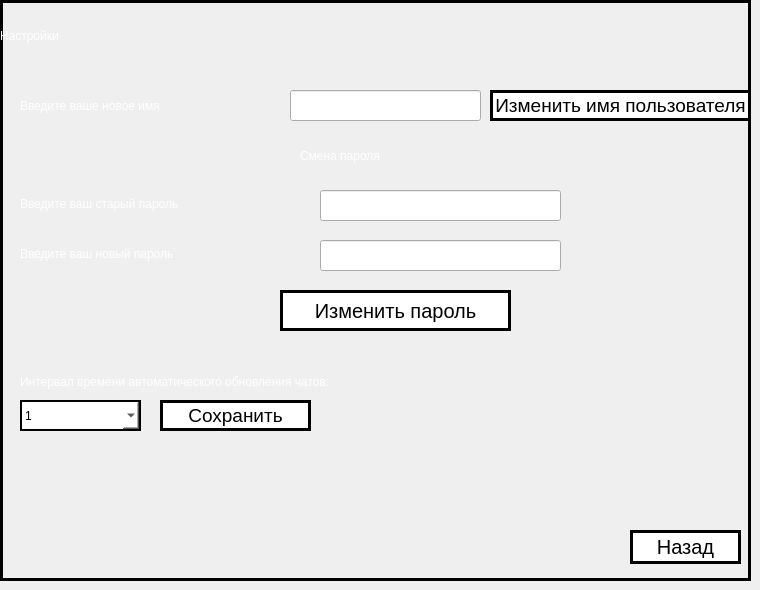
    <widget class="QWidget" name="page_7">
     <widget class="QLabel" name="label_21">
      <property name="geometry">
       <rect>
        <x>0</x>
        <y>0</y>
        <width>751</width>
        <height>581</height>
       </rect>
      </property>
      <property name="styleSheet">
       <string notr="true">background-image: url(:/img/backgroundPhotoSolarSystem_withoutSun.png);
	border: 3px solid rgb(0, 0, 0);</string>
      </property>
      <property name="text">
       <string/>
      </property>
     </widget>
     <widget class="QLabel" name="label_22">
      <property name="geometry">
       <rect>
        <x>20</x>
        <y>370</y>
        <width>721</width>
        <height>24</height>
       </rect>
      </property>
      <property name="styleSheet">
       <string notr="true">background-color: none;
color:white;
font: 14pt &quot;Simple Bold Jut Out&quot;;</string>
      </property>
      <property name="text">
       <string>Интервал времени автоматического обновления чатов:</string>
      </property>
     </widget>
     <widget class="QLineEdit" name="lineEdit_newUserPassword_onSettings">
      <property name="geometry">
       <rect>
        <x>320</x>
        <y>240</y>
        <width>241</width>
        <height>31</height>
       </rect>
      </property>
      <property name="styleSheet">
       <string notr="true">QLineEdit
{


	font: 600 13pt &quot;Segoe UI Semibold&quot;;
	background-color:none;
}</string>
      </property>
     </widget>
     <widget class="QPushButton" name="pushButton_changeUserPassword_onSettings">
      <property name="geometry">
       <rect>
        <x>280</x>
        <y>290</y>
        <width>231</width>
        <height>41</height>
       </rect>
      </property>
      <property name="styleSheet">
       <string notr="true">QPushButton{
	font-size: 20px;
	border:3px solid black;
	background-color: white;
}

QPushButton:hover
{
	background-color: rgb(222, 222, 222)
}

QPushButton:pressed
{
	background-color:rgb(151, 151, 151);
}</string>
      </property>
      <property name="text">
       <string>Изменить пароль</string>
      </property>
     </widget>
     <widget class="QLabel" name="label_23">
      <property name="geometry">
       <rect>
        <x>20</x>
        <y>90</y>
        <width>261</width>
        <height>31</height>
       </rect>
      </property>
      <property name="styleSheet">
       <string notr="true">background-color: none;
color:white;
font: 15pt &quot;Simple Bold Jut Out&quot;;</string>
      </property>
      <property name="text">
       <string>Введите ваше новое имя</string>
      </property>
     </widget>
     <widget class="QPushButton" name="pushButton_changeUserName_onMain">
      <property name="geometry">
       <rect>
        <x>490</x>
        <y>90</y>
        <width>261</width>
        <height>31</height>
       </rect>
      </property>
      <property name="styleSheet">
       <string notr="true">QPushButton{
	font-size: 19px;
	border:3px solid black;
	background-color: white;
}

QPushButton:hover
{
	background-color: rgb(222, 222, 222)
}

QPushButton:pressed
{
	background-color:rgb(151, 151, 151);
}</string>
      </property>
      <property name="text">
       <string>Изменить имя пользователя</string>
      </property>
     </widget>
     <widget class="QPushButton" name="pushButton_saveIntervalUdpate_onSettings">
      <property name="geometry">
       <rect>
        <x>160</x>
        <y>400</y>
        <width>151</width>
        <height>31</height>
       </rect>
      </property>
      <property name="styleSheet">
       <string notr="true">QPushButton{
	font-size: 19px;
	border:3px solid black;
	background-color: white;
}

QPushButton:hover
{
	background-color: rgb(222, 222, 222)
}

QPushButton:pressed
{
	background-color:rgb(151, 151, 151);
}</string>
      </property>
      <property name="text">
       <string>Сохранить</string>
      </property>
     </widget>
     <widget class="QLabel" name="label_25">
      <property name="geometry">
       <rect>
        <x>20</x>
        <y>233</y>
        <width>291</width>
        <height>41</height>
       </rect>
      </property>
      <property name="styleSheet">
       <string notr="true">background-color: none;
color:white;
font: 15pt &quot;Simple Bold Jut Out&quot;;</string>
      </property>
      <property name="text">
       <string>Введите ваш новый пароль</string>
      </property>
     </widget>
     <widget class="QComboBox" name="comboBox_intervalUdpateList_onSettings">
      <property name="geometry">
       <rect>
        <x>20</x>
        <y>400</y>
        <width>121</width>
        <height>31</height>
       </rect>
      </property>
      <property name="styleSheet">
       <string notr="true">QComboBox QAbstractItemView {
 /* color: rgb(85, 170, 255);	*/
  /*background-color: #373e4e;
  padding: 10px;
  selection-background-color: rgb(39, 44, 54);*/
border: 1px solid black;
  font: 600 16pt &quot;Yu Gothic UI Semibold&quot;;
color:white;
}
QComboBox::drop-down {
	
    subcontrol-origin: padding;
    width: 28px;
	margin: 5px;

	subcontrol-position:right;
    border-left-color: darkgray;
    border-left-style: solid; /* just a single line */
    border-top-right-radius: 3px; /* same radius as the QComboBox */
    border-bottom-right-radius: 3px;
	image: url(:/img/arrowComboBoxIcon.png);

}
QComboBox{
border: 2px solid black;
	background-color: white;
font: 600 10pt &quot;Yu Gothic UI Semibold&quot;;

}


</string>
      </property>
      <item>
       <property name="text">
        <string>1</string>
       </property>
       <property name="icon">
        <iconset resource="images.qrc">
         <normaloff>:/img/lightningIconForComboBox.png</normaloff>:/img/lightningIconForComboBox.png</iconset>
       </property>
      </item>
      <item>
       <property name="text">
        <string>5</string>
       </property>
      </item>
      <item>
       <property name="text">
        <string>10</string>
       </property>
      </item>
      <item>
       <property name="text">
        <string>15</string>
       </property>
      </item>
      <item>
       <property name="text">
        <string>20</string>
       </property>
      </item>
      <item>
       <property name="text">
        <string>30</string>
       </property>
       <property name="icon">
        <iconset resource="images.qrc">
         <normaloff>:/img/turtleIconForComboBox.png</normaloff>:/img/turtleIconForComboBox.png</iconset>
       </property>
      </item>
      <item>
       <property name="text">
        <string>Нет</string>
       </property>
      </item>
     </widget>
     <widget class="QLabel" name="label_24">
      <property name="geometry">
       <rect>
        <x>0</x>
        <y>0</y>
        <width>751</width>
        <height>71</height>
       </rect>
      </property>
      <property name="styleSheet">
       <string notr="true">QLabel
{
border: none;
background-color: none;
color:white;
font: 28pt &quot;Simple Bold Jut Out&quot;;
qproperty-alignment: AlignCenter;
}</string>
      </property>
      <property name="text">
       <string>Настройки</string>
      </property>
     </widget>
     <widget class="QLineEdit" name="lineEdit_changeUserName_onSettings">
      <property name="geometry">
       <rect>
        <x>290</x>
        <y>90</y>
        <width>191</width>
        <height>31</height>
       </rect>
      </property>
      <property name="styleSheet">
       <string notr="true">QLineEdit
{


	font: 600 13pt &quot;Segoe UI Semibold&quot;;
	background-color:none;
}</string>
      </property>
     </widget>
     <widget class="QLineEdit" name="lineEdit_oldUserPassword_onSettings">
      <property name="geometry">
       <rect>
        <x>320</x>
        <y>190</y>
        <width>241</width>
        <height>31</height>
       </rect>
      </property>
      <property name="styleSheet">
       <string notr="true">QLineEdit
{


	font: 600 13pt &quot;Segoe UI Semibold&quot;;
	background-color:none;
}</string>
      </property>
     </widget>
     <widget class="QPushButton" name="pushButton_backToMain_onSettings">
      <property name="geometry">
       <rect>
        <x>630</x>
        <y>530</y>
        <width>111</width>
        <height>34</height>
       </rect>
      </property>
      <property name="styleSheet">
       <string notr="true">QPushButton{
	font-size: 20px;
	border:3px solid black;
	background-color: white;
}

QPushButton:hover
{
	background-color: rgb(222, 222, 222)
}

QPushButton:pressed
{
	background-color:rgb(151, 151, 151);
}</string>
      </property>
      <property name="text">
       <string>Назад</string>
      </property>
     </widget>
     <widget class="QLabel" name="label_41">
      <property name="geometry">
       <rect>
        <x>20</x>
        <y>183</y>
        <width>301</width>
        <height>41</height>
       </rect>
      </property>
      <property name="styleSheet">
       <string notr="true">background-color: none;
color:white;
font: 15pt &quot;Simple Bold Jut Out&quot;;</string>
      </property>
      <property name="text">
       <string>Введите ваш старый пароль</string>
      </property>
     </widget>
     <widget class="QLabel" name="label_42">
      <property name="geometry">
       <rect>
        <x>300</x>
        <y>140</y>
        <width>231</width>
        <height>31</height>
       </rect>
      </property>
      <property name="styleSheet">
       <string notr="true">background-color: none;
color:white;
font: 15pt &quot;Simple Bold Jut Out&quot;;</string>
      </property>
      <property name="text">
       <string>Смена пароля</string>
      </property>
     </widget>
    </widget>
